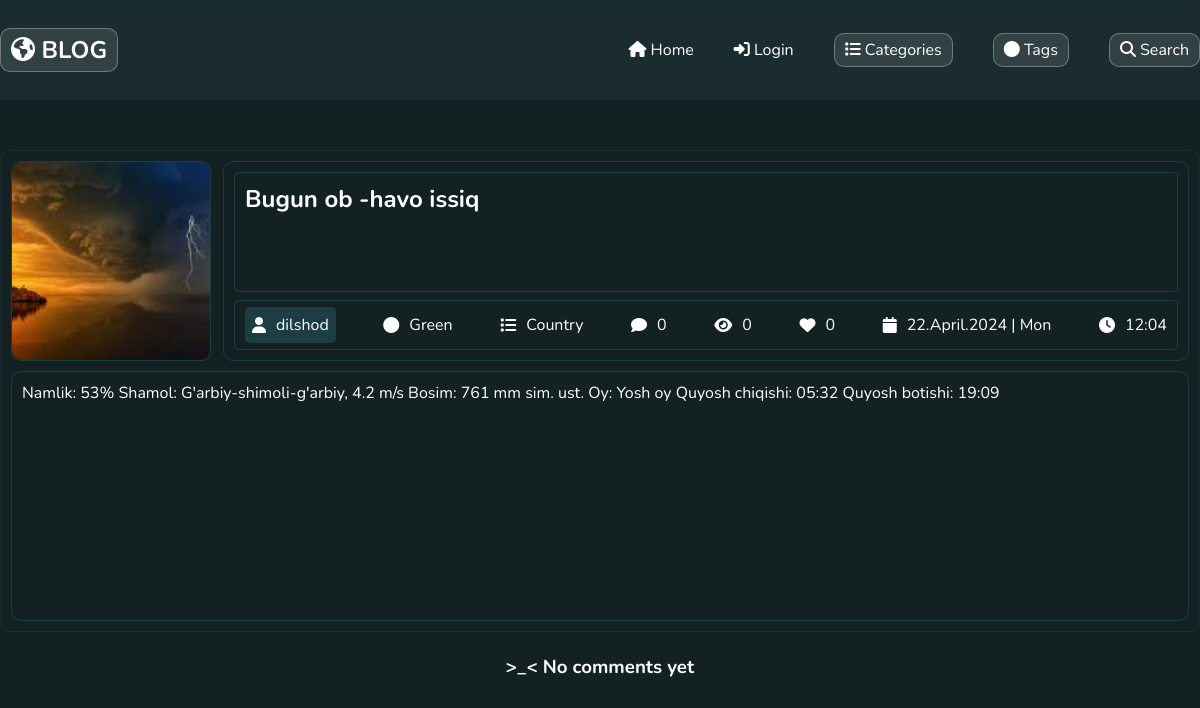
Page /details/48 on the committed database.
### main_app/models.py (models this page shows, shortened)
class Article(models.Model):
    title = models.CharField(max_length=100)
    content = models.TextField()
    date = models.DateField(auto_now_add=True)
    author = models.ForeignKey('auth.User', on_delete=models.CASCADE)
    image   = models.ImageField(blank=True , upload_to="blog/")
    updated = models.DateTimeField(auto_now=True)
    likes = models.IntegerField(default=0)
    comments = models.IntegerField(default=0)
    views = models.IntegerField(default=0)
    category = models.ForeignKey(Categories, on_delete=models.CASCADE)
    tag = models.ForeignKey(Tags, on_delete=models.CASCADE)

class Tags(models.Model):
    name = models.CharField(max_length=100)
    def __str__(self):
        return str(self.name)

class Categories(models.Model):
    name = models.CharField(max_length=100)
    def __str__(self):
        return str(self.name)

### main_app/views.py (the view)
# urls.py: path("details/<id>", views.details, name="details"),
def details(request, id):
    article = Article.objects.get(id=id)
    comments = Comment.objects.filter(article=article)
    data = {"article": article, "comments": comments}
    return render(request, "detail.html", context=data)

### templates/detail.html (shortened to what this page needs)
{% extends "wrapper.html" %}
{% load static %}
{% block context_index %}
<div class="container">
    <div class="main_article_wrapper">
        <div class="image_title_wrapper">
            <div class="detail_article_image">
                <img src="{{ article.image.url }}" alt="">
            </div>
            <div class="detail_article_title">
                <div class="article_title_block">
                    <h2>
                        {{ article.title }}
                    </h2>
                </div>
                <div class="article_information_block">
                    <div class="article_author">
                        <i class="fa-solid fa-user"></i>
                        <p>{{ article.author }}</p>
                    </div>
                    <div>
                        <i class="fa-solid fa-circle"></i>
                        <p>{{ article.tag }}</p>
                    </div>
                    <div>
                        <i class="fa-solid fa-list"></i>
                        <p>{{ article.category }}</p>
                    </div>
                    <div>
                        <i class="fa-solid fa-comment"></i>
                        <p>{{ article.comments }}</p>
                    </div>
                    <div>
                        <i class="fa-solid fa-eye"></i>
                        <p>{{ article.views }}</p>
                    </div>
                    <div>
                        <i class="fa-solid fa-heart"></i>
                        <p>{{ article.likes }}</p>
                    </div>
                    <div>
                        <i class="fa-solid fa-calendar"></i>
                        <p>{{ article.updated | date:"d.N.Y | D"}}</p>
                    </div>
                    <div>
                        <i class="fa-solid fa-clock"></i>
                        <p>{{ article.updated | date:"H:m"}}</p>
                    </div>
                </div>
            </div>
        </div>
        <div class="main_content_block">
            {{ article.content }}
        </div>
    </div>
    {% if comments %}
    <div class="comment_wrapper">
        {% for i in comments %}
        <div class="comment">
            <div class="comment_author article_author">
                <i class="fa-solid fa-user"></i> {{ i.author }}
            </div>
            <div class="comment_body">
                <p>
                    <i class="fa-solid fa-comment"></i>
                    {{ i.comment }}
                </p>
            </div>
            <div class="comment_date">
                <p>
                    <i class="fa-solid fa-calendar"></i>
                    {{ i.date | date:"d.N.Y | D" }}
                </p>
                <p>
                    <i class="fa-solid fa-clock"></i>
                    {{ i.date | date:"H:m" }}
                </p>
            </div>
        </div>
        {% endfor %}
    </div>
    {% else %}
    <br>
    <center>
        <h3> >_< No comments yet</h3>
    </center>
    <br><br>
    {% endif %}
</div>
{% endblock context_index %}

### staticfiles/css/style.css (style rules this page uses)
* { margin: 0; padding: 0; box-sizing: border-box; font-family: 'font_name'; text-decoration: none; list-style: none; color: white; }
body { background-color: #132123; color: white; }
.container { width: 1200px; height: auto; margin: 0px auto; }
.main_article_wrapper { width: 100%; height: auto; display: flex; justify-content: center; align-items: center; flex-direction: column; gap: 10px; margin-top: 50px; border: 1px solid #223a3e79; padding: 10px; border-radius: 10px; }
.image_title_wrapper { width: 100%; height: 200px; display: flex; justify-content: space-between; align-items: center; }
.detail_article_image { width: 200px; height: 100%; border: 1px solid #2c667266; border-radius: 10px; }
.detail_article_image img { width: 100%; height: 100%; object-fit: cover; border-radius: 10px; }
.detail_article_title { width: 82%; height: 100%; border: 1px solid #2c667266; border-radius: 10px; padding: 10px; display: flex; justify-content: space-between; flex-direction: column; }
.main_content_block { width: 100%; height: auto; min-height: 250px; border: 1px solid #2c667266; border-radius: 10px; padding: 10px; }
.article_title_block { height: 120px; border: 1px solid #2c667266; border-radius: 5px; padding: 10px; }
.article_information_block { width: 100%; height: 50px; border-radius: 5px; border: 1px solid #2c667266; display: flex; justify-content: space-between; align-items: center; padding: 10px; }
.article_author { background: #2c667266; border-radius: 5px; padding: 7px; }
.article_information_block div { display: flex; justify-content: center; align-items: center; gap: 10px; }

### rows in the picture
Article: image (picture), title "Bugun ob -havo issiq", author "dilshod", tag "Green", category "Country", comments "0", views "0", likes "0", updated|D "22.April.2024 | Mon", updated "12:04", content "Namlik: 53% Shamol: G'arbiy-shimoli-g'arbiy, 4.2 m/s Bosim: 761 mm sim. ust. Oy: Yosh oy Quyosh chiqishi: 05:32 Quyosh botishi: 19:09"
